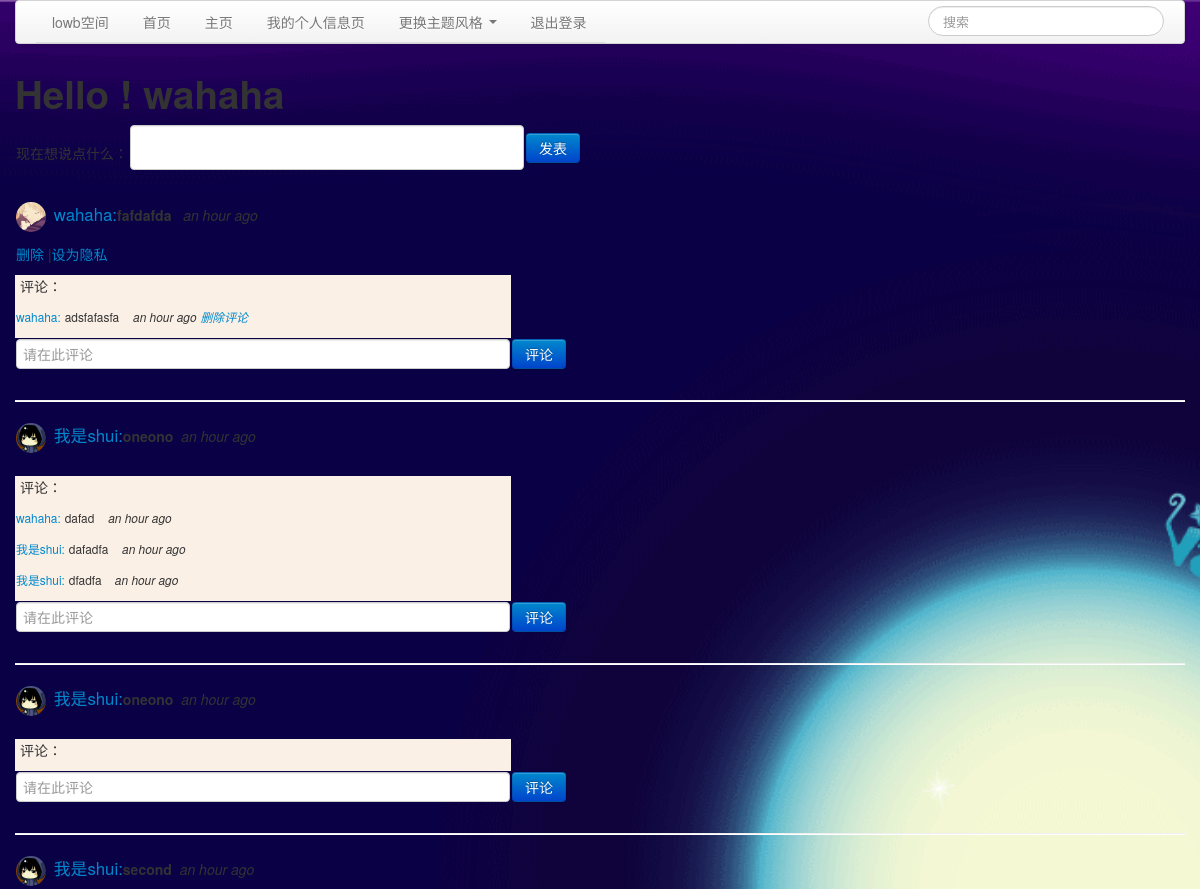
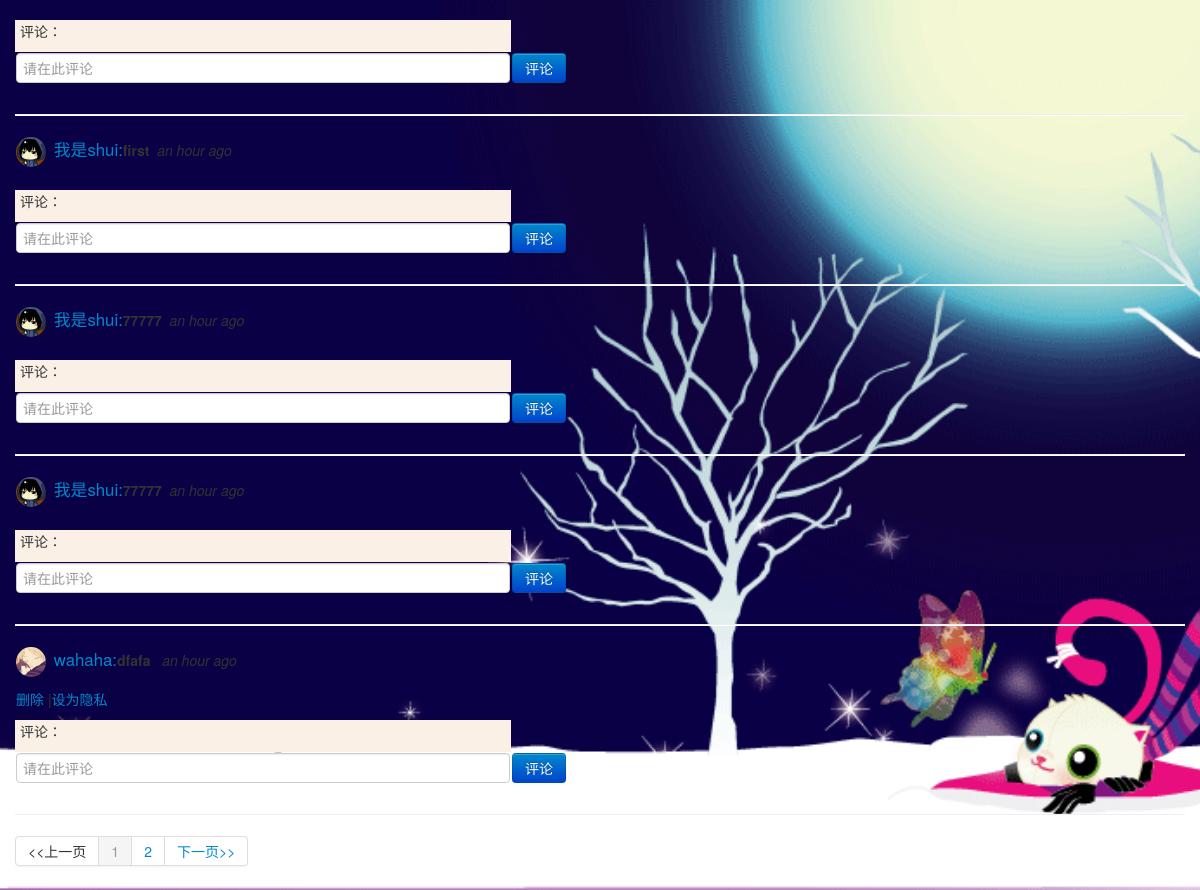
The page /index (signed in) on the database its author committed (2 pictures, top to bottom).
### app/models.py (models this page shows, shortened)
class User(db.Model):
	id = db.Column(db.Integer,primary_key=True)
	nickname = db.Column(db.String(64),index= True,unique=True)
	email = db.Column(db.String(120),index= True,unique=True)#对字段修改migrate好像无效
	posts = db.relationship('Post',backref='author',lazy='dynamic')
	about_me = db.Column(db.String(140))
	last_seen = db.Column(db.DateTime)
	fav = db.Column(db.String(64))
	img = db.Column(db.String(64))
	followed =db.relationship('User',
							secondary = followers,
							primaryjoin = (followers.c.follower_id == id),
							secondaryjoin = (followers.c.followed_id == id),
							backref =db.backref('followers',lazy ='dynamic'),
							lazy='dynamic')
	def followed_posts(self):
		return Post.query.join(followers, (followers.c.followed_id == Post.user_id)).filter(followers.c.follower_id == self.id).order_by(Post.timestamp.desc())
	def avatar(self):
		return self.img
	def is_authenticated(self):
		return True

class Post(db.Model):
	__searchable__ = ['body']
	id = db.Column(db.Integer,primary_key =True)
	body = db.Column(db.String(140))
	timestamp =db.Column(db.DateTime)
	user_id = db.Column(db.Integer,db.ForeignKey('user.id'))
	mark = db.Column(db.Integer)#设为隐私标记，仅自己可见
	review = db.relationship('Comment', backref='post', lazy='dynamic')
	def post_comments(self):
		return self.review.order_by(Comment.timestamp.desc())

class Comment(db.Model):
	id = db.Column(db.Integer, primary_key=True)
	observer = db.Column(db.String(64),index= True)
	comment_id = db.Column(db.Integer, db.ForeignKey('post.id'))
	content = db.Column(db.String(140))  # 评论功能
	timestamp = db.Column(db.DateTime)

### app/views.py (the view)
@app.route('/',methods=['GET','POST'])
@app.route('/index',methods=['GET','POST'])
@app.route('/index/<int:page>/<background>', methods = ['GET', 'POST'])
@login_required
def index(page=1):
	form = PostForm()
	if form.validate_on_submit():
		post = Post(body=form.post.data,timestamp=datetime.utcnow(),author=g.user,mark=0)
		db.session.add(post)
		db.session.commit()
		flash("发表成功~~")
		return redirect(url_for('index'))#避免了用户在提交 blog 后不小心触发刷新的动作而导致插入重复的 blog。
	posts = g.user.followed_posts().paginate(page, POSTS_PER_PAGE, False)
	return render_template("index.html",form= form,title='我的主页',background= g.user.fav,posts=posts)

### app/forms.py
class SearchForm(Form):
	search = StringField('search', validators=[DataRequired()])

class CommentForm(Form):
	comment = StringField('comment', validators=[DataRequired()])

### app/momentjs.py (called while the page is built)
	def render(self,format):
		return Markup("<script>\ndocument.write(moment(\"%s\").%s);\n</script>" % (self.timestamp.strftime("%Y-%m-%dT%H:%M:%S Z"), format))

	def fromNow(self):
		return self.render("fromNow()")

### app/views.py (called while the page is built)
@app.before_request
def before_request():
	g.user = current_user
	if g.user.is_authenticated():
		g.user.last_seen = datetime.utcnow()
		db.session.add(g.user)
		db.session.commit()
		g.search_form = SearchForm()
		g.form2 = CommentForm()

@lm.user_loader
def load_user(id):
	return User.query.get(int(id))

### app/templates/index.html (shortened to what this page needs)
{%extends"base.html"%}
{%block content%}
<h1>Hello ! {{g.user.nickname}} </h1>
<form action="" method="post" name="post">
	<table>
		<tr>
			<td width="280">现在想说点什么：</td>
			<td width="120">{{form.post(style="width:380px;height:35px")}}</td>
			<td width="150"><div class="control-group"><div class="controls"><input class="btn btn-primary" type="submit" value="发表"></div></div></td>
			<td>
		</tr>
	</table>
</form>
{% for post in posts.items %}
	{%if post.author.id==g.user.id%}
	{%include 'post.html'%}
	{%elif post.mark==0%}
	{%include 'post.html'%}
	{%endif%}
	<hr>
{% endfor %}
<div class="pagination">
  <ul>
    <li>{% if posts.has_prev %}<a href="{{ url_for('index',page = posts.prev_num) }}"><<上一页</a>{% else %}<span><<上一页</span>{% endif %}</li>
    {%for p in posts.iter_pages(left_edge=2,left_current=2,right_current=5,right_edge=2)%}
		{% if p %}
			{% if p == posts.page %}
			<li class="active"><a href="{{ url_for('index',page = p) }}">{{p}}</a></li>
			{% else %}
			<li><a href="{{ url_for('index',page = p) }}">{{p}}</a></li>
			{%endif%}
		{%endif%}
	{%endfor%}
    <li>{% if posts.has_next %}<a href="{{ url_for('index',page = posts.next_num) }}">下一页>></a>{% else %}<span>下一页>></span>{% endif %}</li>
  </ul>
</div>
{%endblock%}

### app/templates/post.html
<table>
    <tr valign="top">
        <td><p><a href="{{url_for('user', nickname = post.author.nickname)}}"><img src="{{post.author.avatar()}}"width="30" class="img-circle">
			&nbsp;<big><a href="{{url_for('user', nickname = post.author.nickname)}}">{{post.author.nickname}}:</a></big><strong>{{post.body}}</strong><i>&nbsp;&nbsp;{{momentjs(post.timestamp).fromNow()}}</i></big></p>
		</td>
	</tr>
	<tr valign="middle">
		<td>
			<p>
			{% if post.author.id == g.user.id %}
			  <a href="{{ url_for('delete', id = post.id) }}">删除</a>
			  {%if post.mark==0%}
			  |<a href="{{ url_for('mark', id = post.id) }}">设为隐私</a>
			  {%else%}
			  |<span>已设为隐私</span>
			  |<a href="{{ url_for('mark', id = post.id) }}">点击公开</a>
			  {%endif%}
			{% endif %}
			</p>
		</td>
    </tr>
	<tr valign="top">
	  <td style="background-color:#FAF0E6;" width="480">
	  {%if post.post_comments()%}
	    <p><span>&nbsp;评论：</span></p>
		{%for comment in post.post_comments()%}
		<p><span>{%include 'comment.html'%}</span></p>
		{%endfor%}
	  {%else%}
	  <p>暂无评论</p>
	  {%endif%}
	  </td>
	</tr>
	<tr valign="middle">
		<form action="{{url_for('comment',id=post.id)}}" method="post" name="comment">
			<td width="120">
				{{g.form2.hidden_tag()}}{{g.form2.comment(style="width:480px;",placeholder="请在此评论")}}
			</td>
			<td width="120">
				<div class="control-group" >
				  <div class="controls">
				    <input class="btn btn-primary" type="submit" value="评论">
				  </div>
				</div>
			</td>
		</form>
	</tr>
</table>

### app/templates/comment.html
<p>
	<a href="{{url_for('user', nickname = comment.observer)}}"><small>{{comment.observer}}:</small></a>
	<span><small>{{comment.content}}</small></span>
	<span><small><i>&nbsp;&nbsp;&nbsp;{{momentjs(comment.timestamp).fromNow()}}</i></small></span>
	<span>{%if comment.post.user_id ==g.user.id%}<small><i><a href="{{url_for('delete_c', id = comment.id)}}">删除评论</i></small>{%endif%}</span>
</p>

### rows shown on the page
User: user.nickname "wahaha"
Post: author.avatar (picture), author.nickname "wahaha", body "fafdafda"
Comment: observer "wahaha", content "adsfafasfa"
Post: author.avatar (picture), author.nickname "我是shui", body "oneono"
Comment: observer "wahaha", content "dafad"
Comment: observer "我是shui", content "dafadfa"
Comment: observer "我是shui", content "dfadfa"
Post: author.avatar (picture), author.nickname "我是shui", body "oneono"
Post: author.avatar (picture), author.nickname "我是shui", body "second"
Post: author.avatar (picture), author.nickname "我是shui", body "first"
Post: author.avatar (picture), author.nickname "我是shui", body "77777"
Post: author.avatar (picture), author.nickname "我是shui", body "77777"
Post: author.avatar (picture), author.nickname "wahaha", body "dfafa"

### other values the page prints
{{ p }} "1"
{{ p }} "2"
